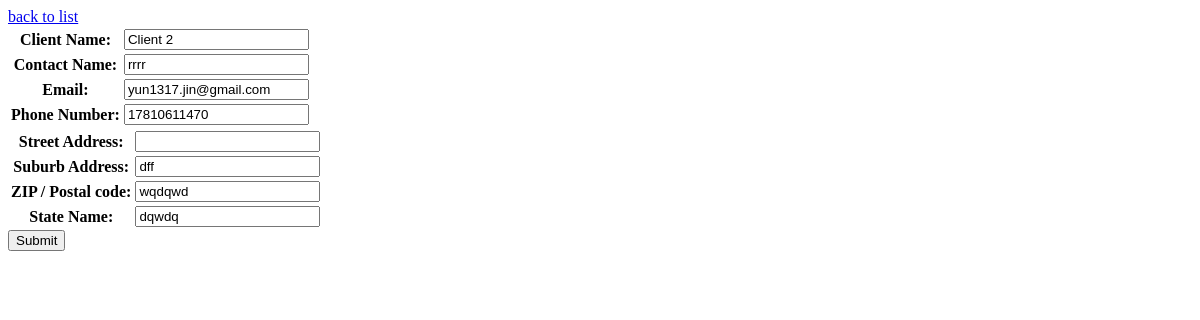
The page /clients/update/2/ on the database as committed earlier.
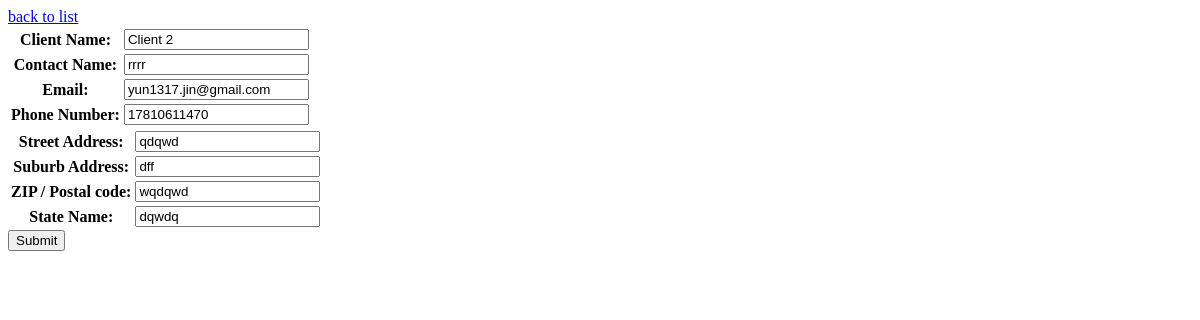
The same page on the database as committed later.
### python_test/models.py (models this page shows, shortened)
class Address(models.Model):
    street = models.CharField(
        "Street Address",
        max_length=80,
        null=True,
        blank=True
    )
    suburb = models.CharField(
        "Suburb Address",
        max_length=80,
        null=True,
        blank=True
    )
    postal_code = models.CharField(
        "ZIP / Postal code",
        max_length=12,
        null=True,
        blank=True
    )
    state = models.CharField(
        "State Name",
        max_length=50,
        null=True,
        blank=True
    )
    class Meta:
        indexes = [
            models.Index(fields=['suburb'], name='suburb_idx')
        ]

### python_test/views.py (the view)
# urls.py: path('clients/update/<int:client_id>/', views.update, name="client_update"),
def update(request, client_id):
    client = get_object_or_404(Client, pk=client_id)
    if request.method == 'POST':
        renew_client = {
            "client_name": request.POST['client_name'],
            "contact_name": request.POST['contact_name'],
            "email": request.POST['email'],
            "phone_number": request.POST['phone_number'],
            "address": request.POST['address']
        }
        form = ClientUpdateForm(request.POST, instance=client)
        if client.address:
            address_form = AddressForm(request.POST, instance=client.address)
        else:
            address_form = AddressForm(request.POST)
        if form.is_valid() and address_form.is_valid():
            address = address_form.save()
            client.address = address
            client = form.save()
            return redirect('client_detail', client_id=client.id)
    else:
        form = ClientUpdateForm(instance=client)
        if client.address:
            address_form = AddressForm(instance=client.address)
        else:
            address_form = AddressForm()
    context = {
        'form': form,
        'address_form': address_form,
        'client_id': client_id
    }
    return render(request, 'clients/update.html', context)

### python_test/forms.py
class ClientUpdateForm(ModelForm):
    email = EmailField()
    class Meta:
        model = Client
        fields = ['client_name', 'contact_name', 'email', 'phone_number', 'address']
        widgets = {'address': HiddenInput()}

class AddressForm(ModelForm):
    class Meta:
        model = Address
        fields = ['street', 'suburb', 'postal_code', 'state']

### python_test/templates/clients/update.html (shortened to what this page needs)
<a href="{% url 'client_list' %}">back to list</a>
<form action="{% url 'client_update' client_id %}" method="post">
    <table>
        {{ form.as_table }}
    </table>
    <table>
        {{ address_form.as_table }}
    </table>
    <input type="submit" value="Submit">
</form>

Rows that differ between the two databases and show on the page:
changed Address "dff": street (not shown) → "qdqwd"
